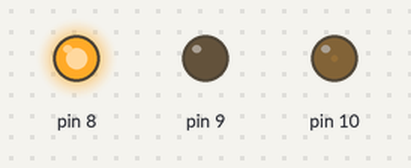
Simulated run of this sketch. Board: Arduino Uno, built with avr-gcc and run on an emulated ATmega328P. Parts: output pins drawn as LEDs (lit = HIGH).

Above: at 0.1 s.
Timing chart, 0 to 1.6 s (numbered marks = the images above):
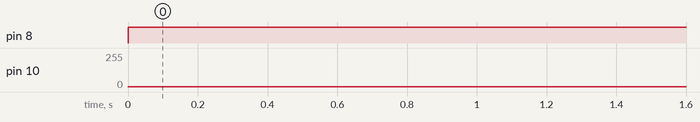

Measured:
- by itself, pin 8: LOW → HIGH at 0.00 s
- by itself, pin 10: 0/255 → 3/255 at 0.00 s

The sketch:

_dc_motor1.ino
```cpp
// C++ code
//
void setup()
{
  pinMode(10, OUTPUT);
  pinMode(9,OUTPUT);
  pinMode(8,OUTPUT);
}

void loop()
{
  analogWrite(10,3);
  digitalWrite(9,LOW);
  digitalWrite(8,HIGH);

}
```
